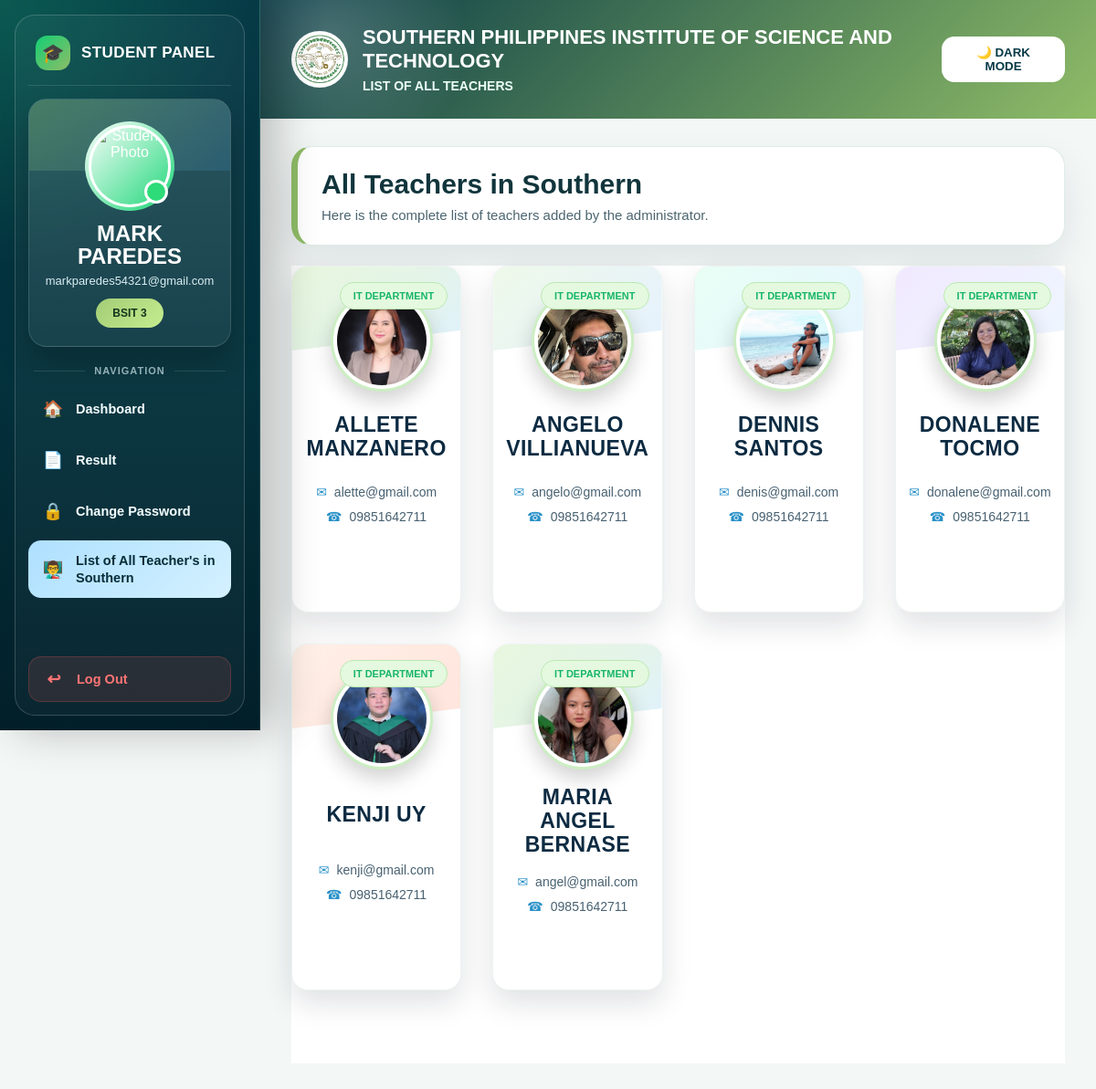
/clearance_system/dashboard/all_teachers.php (signed in), run on the app's committed database.
### tables this page shows
CREATE TABLE `users` (
  `id` int(11) NOT NULL,
  `firstname` varchar(100) DEFAULT NULL,
  `lastname` varchar(100) DEFAULT NULL,
  `email` varchar(100) DEFAULT NULL,
  `contact_number` varchar(20) DEFAULT NULL,
  `password` varchar(255) DEFAULT NULL,
  `role` enum('student','teacher') DEFAULT NULL,
  `course` varchar(50) DEFAULT NULL,
  `profile_photo` varchar(255) DEFAULT NULL,
  `is_deleted` tinyint(1) NOT NULL DEFAULT 0,
  `deleted_at` datetime DEFAULT NULL
);

CREATE TABLE `teacher_album` (
  `id` int(11) NOT NULL,
  `teacher_name` varchar(150) NOT NULL,
  `teacher_photo` varchar(255) DEFAULT NULL,
  `teacher_email` varchar(150) DEFAULT NULL,
  `teacher_contact` varchar(50) DEFAULT NULL,
  `teacher_department` varchar(100) DEFAULT NULL,
  `created_at` timestamp NOT NULL DEFAULT current_timestamp()
);

### clearance_system/dashboard/all_teachers.php (the view, shortened to what this page needs)
<?php
include("../config/db.php");
$student_id = $_SESSION['user_id'];
$current_page = basename($_SERVER['PHP_SELF']);
$user_stmt = $conn->prepare("SELECT firstname, lastname, email, course, profile_photo FROM users WHERE id = ? AND role = 'student'");
$user_stmt->bind_param("i", $student_id);
$user_stmt->execute();
$user = $user_stmt->get_result()->fetch_assoc();
$default_photo = "../assets/southern.png";
$top_logo = "../assets/logo2.png";
$student_photo = $default_photo;
$teachers = [];
$teacher_query = "SELECT id, teacher_name, teacher_photo, teacher_email, teacher_contact, teacher_department
                  FROM teacher_album
                  ORDER BY teacher_name ASC";
$teacher_result = $conn->query($teacher_query);
if ($teacher_result && $teacher_result->num_rows > 0) {
    while ($row = $teacher_result->fetch_assoc()) {
        $teachers[] = $row;
    }
}
?>
<!DOCTYPE html>
<html lang="en">
<head>
</head>
<body>
<div class="wrapper">
    <aside class="sidebar">
        <div class="sidebar-top">
            <div>
                <div class="brand-mini">
                    <span class="brand-dot"></span>
                    <span class="brand-text">Student Panel</span>
                </div>
                <div class="profile-card">
                    <div class="profile-ring">
                        <img src="<?php echo htmlspecialchars($student_photo); ?>" alt="Student Photo" class="profile-img" onerror="this.src='../assets/southern.png';">
                    </div>
                    <h3><?php echo htmlspecialchars($user['firstname'] . ' ' . $user['lastname']); ?></h3>
                    <p><?php echo htmlspecialchars($user['email']); ?></p>
                    <div class="course-badge">
                        <?php echo !empty($user['course']) ? htmlspecialchars($user['course']) : 'STUDENT'; ?>
                    </div>
                </div>
                <div class="nav-title">Navigation</div>
                <div class="nav-group">
                    <a href="student.php" class="<?php echo ($current_page == 'student.php') ? 'active' : ''; ?>">
                        <span class="nav-icon">🏠</span>
                        <span class="nav-text">Dashboard</span>
                    </a>
                    <a href="student_result.php" class="<?php echo ($current_page == 'student_result.php') ? 'active' : ''; ?>">
                        <span class="nav-icon">📄</span>
                        <span class="nav-text">Result</span>
                    </a>
                    <a href="change_password.php" class="<?php echo ($current_page == 'change_password.php') ? 'active' : ''; ?>">
                        <span class="nav-icon">🔒</span>
                        <span class="nav-text">Change Password</span>
                    </a>
                    <a href="all_teachers.php" class="<?php echo ($current_page == 'all_teachers.php') ? 'active' : ''; ?>">
                        <span class="nav-icon">👨‍🏫</span>
                        <span class="nav-text">List of All Teacher's in Southern</span>
                    </a>
                </div>
            </div>
            <a href="../auth/logout.php" class="logout-link">
                <span class="nav-icon">↩</span>
                <span class="nav-text">Log Out</span>
            </a>
        </div>
    </aside>
    <main class="main-content">
        <div class="top-header">
            <div class="top-header-brand">
                <img src="<?php echo htmlspecialchars($top_logo); ?>" class="top-logo" alt="Logo" onerror="this.src='../assets/southern.png';">
                <div>
                    <span>SOUTHERN PHILIPPINES INSTITUTE OF SCIENCE AND TECHNOLOGY</span>
                    <small>LIST OF ALL TEACHERS</small>
                </div>
            </div>
            <button type="button" class="theme-toggle-btn" id="themeToggleBtn" onclick="toggleTheme()">🌙 DARK MODE</button>
        </div>
        <div class="content">
            <div class="welcome-box">
                <h2>All Teachers in Southern</h2>
                <p>Here is the complete list of teachers added by the administrator.</p>
            </div>
            <div class="teacher-section">
                <?php if (!empty($teachers)): ?>
                    <div class="teacher-grid">
                        <?php foreach ($teachers as $teacher): ?>
                            <?php
                                if (!empty($teacher['teacher_photo']) && file_exists("../assets/uploads/teacher_album/" . $teacher['teacher_photo'])) {
                                    $teacher_photo = "../assets/uploads/teacher_album/" . $teacher['teacher_photo'];
                                } else {
                                    $teacher_photo = "../assets/southern.png";
                                }
                                $department = !empty($teacher['teacher_department']) ? $teacher['teacher_department'] : 'Department';
                                $email = !empty($teacher['teacher_email']) ? $teacher['teacher_email'] : 'No email available';
                                $contact = !empty($teacher['teacher_contact']) ? $teacher['teacher_contact'] : 'No contact available';
                            ?>
                            <div class="teacher-card">
                                <div class="teacher-dept-badge"><?php echo htmlspecialchars($department); ?></div>
                                <div class="teacher-photo-wrap">
                                    <img src="<?php echo htmlspecialchars($teacher_photo); ?>" alt="Teacher Photo" class="teacher-photo" onerror="this.src='../assets/southern.png';">
                                </div>
                                <h3><?php echo htmlspecialchars($teacher['teacher_name']); ?></h3>
                                <div class="teacher-meta email">
                                    <?php echo htmlspecialchars($email); ?>
                                </div>
                                <div class="teacher-meta contact">
                                    <?php echo htmlspecialchars($contact); ?>
                                </div>
                            </div>
                        <?php endforeach; ?>
                    </div>
                    <div class="teacher-footer">
                    </div>
                <?php else: ?>
                    <div class="empty-box">
                        No teachers found.
                    </div>
                <?php endif; ?>
            </div>
        </div>
    </main>
</div>
</body>
</html>

### data on the page
users: firstname+lastname "MARK PAREDES", email "markparedes54321@gmail.com", course "BSIT 3"
teacher_album: teacher_department "IT DEPARTMENT", teacher_photo (picture), teacher_name "ALLETE MANZANERO", teacher_email "alette@gmail.com", teacher_contact "09851642711"
teacher_album: teacher_department "IT DEPARTMENT", teacher_photo (picture), teacher_name "ANGELO VILLIANUEVA", teacher_email "angelo@gmail.com", teacher_contact "09851642711"
teacher_album: teacher_department "IT DEPARTMENT", teacher_photo (picture), teacher_name "DENNIS SANTOS", teacher_email "denis@gmail.com", teacher_contact "09851642711"
teacher_album: teacher_department "IT DEPARTMENT", teacher_photo (picture), teacher_name "DONALENE TOCMO", teacher_email "donalene@gmail.com", teacher_contact "09851642711"
teacher_album: teacher_department "IT DEPARTMENT", teacher_photo (picture), teacher_name "KENJI UY", teacher_email "kenji@gmail.com", teacher_contact "09851642711"
teacher_album: teacher_department "IT DEPARTMENT", teacher_photo (picture), teacher_name "MARIA ANGEL BERNASE", teacher_email "angel@gmail.com", teacher_contact "09851642711"
